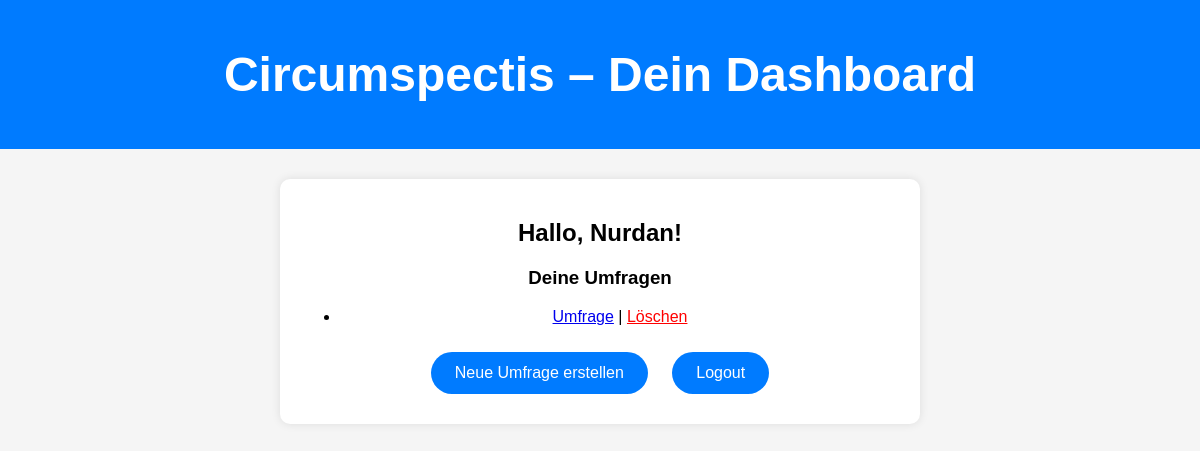
/dashboard (signed in), run on an earlier commit of the app's database.
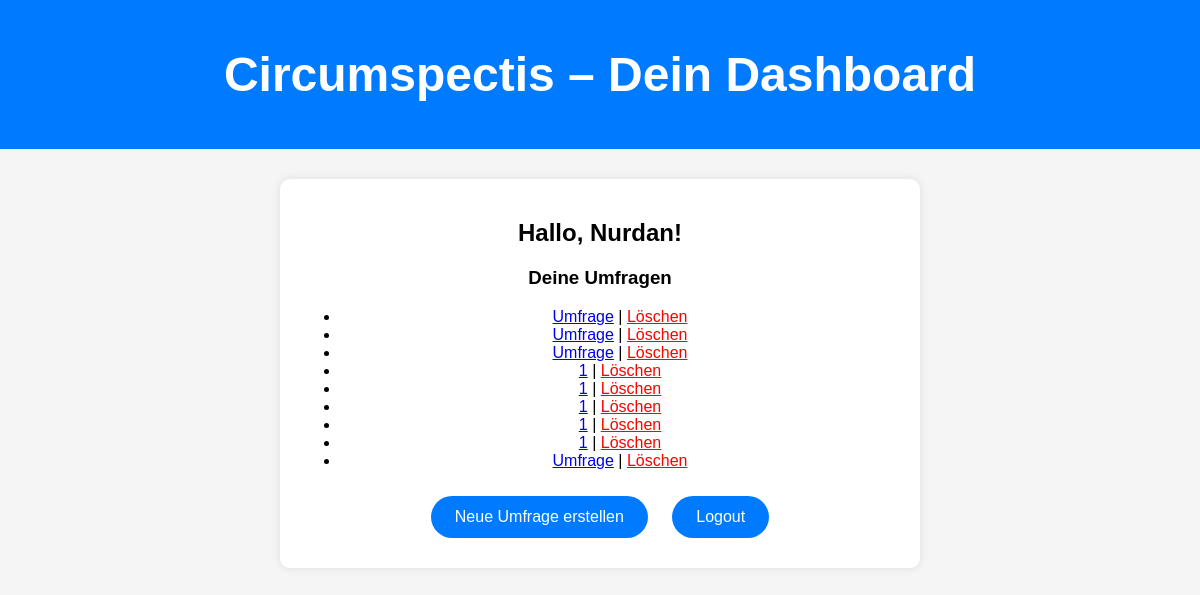
And on a later commit of the database.
### app.py (models this page shows)
class User(db.Model, UserMixin):
    id = db.Column(db.Integer, primary_key=True)
    username = db.Column(db.String(50), unique=True, nullable=False)
    password = db.Column(db.String(200), nullable=False)

class Survey(db.Model):
    id = db.Column(db.Integer, primary_key=True)
    title = db.Column(db.String(200), nullable=False)
    questions = db.Column(db.Text, nullable=False)  # Gespeichert als JSON-String
    user_id = db.Column(db.Integer, db.ForeignKey('user.id'), nullable=True)  # Null, wenn kein User angemeldet

### app.py (the view)
@app.route('/dashboard')
@login_required
def dashboard():
    surveys = Survey.query.filter_by(user_id=current_user.id).all()
    return render_template('dashboard.html', user=current_user, surveys=surveys)

### app.py (called while the page is built)
@login_manager.user_loader
def load_user(user_id):
    return User.query.get(int(user_id))

### templates/dashboard.html (shortened to what this page needs)
<!DOCTYPE html>
<html lang="de">
<head>
    <link rel="stylesheet" href="{{ url_for('static', filename='style.css') }}">
</head>
<body>
    <header class="header-bar">
        <h1>Circumspectis – Dein Dashboard</h1>
    </header>
    <main class="container">
        <h2>Hallo, {{ user.username }}!</h2>
        <h3>Deine Umfragen</h3>
        {% if surveys %}
            <ul>
                {% for survey in surveys %}
                    <li>
                        <a href="{{ url_for('results', survey_id=survey.id) }}">{{ survey.title }}</a>
                        <span> | <a href="{{ url_for('delete_survey', survey_id=survey.id) }}" style="color: red;">Löschen</a></span>
                    </li>
                {% endfor %}
            </ul>
        {% else %}
            <p>Du hast noch keine Umfragen erstellt.</p>
        {% endif %}
        <a href="{{ url_for('create') }}"><button class="button">Neue Umfrage erstellen</button></a>
        <a href="{{ url_for('logout') }}"><button class="button logout-btn">Logout</button></a>
    </main>
</body>
</html>

### static/style.css (style rules this page uses)
body { font-family: Arial, sans-serif; background-color: #f5f5f5; text-align: center; margin: 0; padding: 0; }
.header-bar { background-color: #007BFF; color: white; text-align: center; padding: 15px 0; font-size: 24px; font-weight: bold; }
.container { max-width: 600px; background: white; padding: 20px; margin: 30px auto; border-radius: 10px; box-shadow: 0 0 10px rgba(0, 0, 0, 0.1); }
.button { background-color: #007BFF; color: white; border: none; padding: 12px 24px; font-size: 16px; border-radius: 25px; cursor: pointer; display: inline-block; margin: 10px; transition: background-color 0.3s; text-decoration: none; }

What changed in the data, as far as the page shows it:
added Survey: title "Umfrage"
added Survey: title "Umfrage"
added Survey: title "1"
added Survey: title "1"
added Survey: title "1"
added Survey: title "1"
added Survey: title "1"
added Survey: title "Umfrage"
